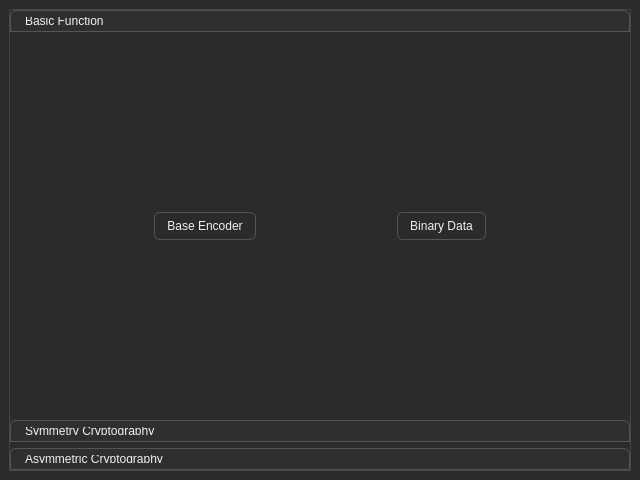
<?xml version="1.0" encoding="UTF-8"?>
<ui version="4.0">
 <class>LauncherWindow</class>
 <widget class="QMainWindow" name="LauncherWindow">
  <property name="geometry">
   <rect>
    <x>0</x>
    <y>0</y>
    <width>640</width>
    <height>480</height>
   </rect>
  </property>
  <property name="windowTitle">
   <string>MainWindow</string>
  </property>
  <property name="styleSheet">
   <string notr="true">QMainWindow {
    background-color: #2b2b2b;   /* 主背景 */
    color: #f0f0f0;
}

QToolBox {
    background-color: #2b2b2b;
    color: #f0f0f0;
    border: 1px solid #444;
}

QToolBox::tab {
    background-color: #2f2f2f;
    color: #f0f0f0;
    border: 1px solid #555;
    border-top-left-radius: 6px;
    border-top-right-radius: 6px;
    padding: 6px 10px;
}

QToolBox QWidget {
    background-color: #2b2b2b;
    color: #f0f0f0;
}

QMenuBar {
    background-color: #333;
    color: #f0f0f0;
}
QMenuBar::item:selected {
    background-color: #444;
}

QTextEdit {
    background-color: #1e1e1e;
    color: #e0e0e0;
    border: 1px solid #555;
    border-radius: 6px;
    padding: 6px;
    font: 11pt &quot;Consolas&quot;;
}

QPushButton {
    background-color: #3c3f41;
    color: #ffffff;
    border: 1px solid #555;
    border-radius: 6px;
    padding: 6px 12px;
}
QPushButton:hover {
    background-color: #505357;
}
QPushButton:pressed {
    background-color: #2e2f30;
}

QComboBox {
    background-color: #2d2d30;
    color: #f0f0f0;
    border: 1px solid #555;
    border-radius: 6px;
    padding: 4px;
}</string>
  </property>
  <widget class="QWidget" name="centralwidget">
   <layout class="QHBoxLayout" name="horizontalLayout">
    <item>
     <widget class="QToolBox" name="toolBox">
      <property name="currentIndex">
       <number>0</number>
      </property>
      <widget class="QWidget" name="basicPage">
       <property name="geometry">
        <rect>
         <x>0</x>
         <y>0</y>
         <width>620</width>
         <height>373</height>
        </rect>
       </property>
       <attribute name="label">
        <string>Basic Function</string>
       </attribute>
       <layout class="QGridLayout" name="gridLayout_3">
        <item row="0" column="0">
         <widget class="QPushButton" name="baseEncoderPushButton">
          <property name="sizePolicy">
           <sizepolicy hsizetype="Fixed" vsizetype="Fixed">
            <horstretch>0</horstretch>
            <verstretch>0</verstretch>
           </sizepolicy>
          </property>
          <property name="text">
           <string>Base Encoder</string>
          </property>
          <property name="autoRepeat">
           <bool>false</bool>
          </property>
          <property name="autoExclusive">
           <bool>false</bool>
          </property>
         </widget>
        </item>
        <item row="0" column="1">
         <widget class="QPushButton" name="binaryDataPushButton">
          <property name="sizePolicy">
           <sizepolicy hsizetype="Fixed" vsizetype="Fixed">
            <horstretch>0</horstretch>
            <verstretch>0</verstretch>
           </sizepolicy>
          </property>
          <property name="text">
           <string>Binary Data</string>
          </property>
          <property name="autoRepeat">
           <bool>false</bool>
          </property>
          <property name="autoExclusive">
           <bool>false</bool>
          </property>
         </widget>
        </item>
       </layout>
      </widget>
      <widget class="QWidget" name="symmetryPage">
       <property name="geometry">
        <rect>
         <x>0</x>
         <y>0</y>
         <width>620</width>
         <height>373</height>
        </rect>
       </property>
       <attribute name="label">
        <string>Symmetry Cryptography</string>
       </attribute>
       <layout class="QGridLayout" name="gridLayout">
        <item row="0" column="0">
         <widget class="QPushButton" name="aesPushButton">
          <property name="sizePolicy">
           <sizepolicy hsizetype="Fixed" vsizetype="Fixed">
            <horstretch>0</horstretch>
            <verstretch>0</verstretch>
           </sizepolicy>
          </property>
          <property name="text">
           <string>AES</string>
          </property>
          <property name="autoRepeat">
           <bool>false</bool>
          </property>
          <property name="autoExclusive">
           <bool>false</bool>
          </property>
         </widget>
        </item>
        <item row="0" column="1">
         <widget class="QPushButton" name="desPushButton">
          <property name="sizePolicy">
           <sizepolicy hsizetype="Fixed" vsizetype="Fixed">
            <horstretch>0</horstretch>
            <verstretch>0</verstretch>
           </sizepolicy>
          </property>
          <property name="text">
           <string>DES</string>
          </property>
          <property name="autoRepeat">
           <bool>false</bool>
          </property>
          <property name="autoExclusive">
           <bool>false</bool>
          </property>
         </widget>
        </item>
       </layout>
      </widget>
      <widget class="QWidget" name="asymmetricPage">
       <property name="geometry">
        <rect>
         <x>0</x>
         <y>0</y>
         <width>620</width>
         <height>373</height>
        </rect>
       </property>
       <attribute name="label">
        <string>Asymmetric Cryptography</string>
       </attribute>
       <layout class="QGridLayout" name="gridLayout_2">
        <item row="0" column="0">
         <widget class="QPushButton" name="dsaPushButton">
          <property name="sizePolicy">
           <sizepolicy hsizetype="Fixed" vsizetype="Fixed">
            <horstretch>0</horstretch>
            <verstretch>0</verstretch>
           </sizepolicy>
          </property>
          <property name="text">
           <string>DSA</string>
          </property>
          <property name="autoRepeat">
           <bool>false</bool>
          </property>
          <property name="autoExclusive">
           <bool>false</bool>
          </property>
         </widget>
        </item>
        <item row="0" column="1">
         <widget class="QPushButton" name="rsaPushButton">
          <property name="sizePolicy">
           <sizepolicy hsizetype="Fixed" vsizetype="Fixed">
            <horstretch>0</horstretch>
            <verstretch>0</verstretch>
           </sizepolicy>
          </property>
          <property name="text">
           <string>RSA</string>
          </property>
          <property name="autoRepeat">
           <bool>false</bool>
          </property>
          <property name="autoExclusive">
           <bool>false</bool>
          </property>
         </widget>
        </item>
        <item row="0" column="2">
         <widget class="QPushButton" name="eccPushButton">
          <property name="sizePolicy">
           <sizepolicy hsizetype="Fixed" vsizetype="Fixed">
            <horstretch>0</horstretch>
            <verstretch>0</verstretch>
           </sizepolicy>
          </property>
          <property name="text">
           <string>ECC</string>
          </property>
          <property name="autoRepeat">
           <bool>false</bool>
          </property>
          <property name="autoExclusive">
           <bool>false</bool>
          </property>
         </widget>
        </item>
       </layout>
      </widget>
     </widget>
    </item>
   </layout>
  </widget>
 </widget>
 <resources/>
 <connections/>
</ui>
